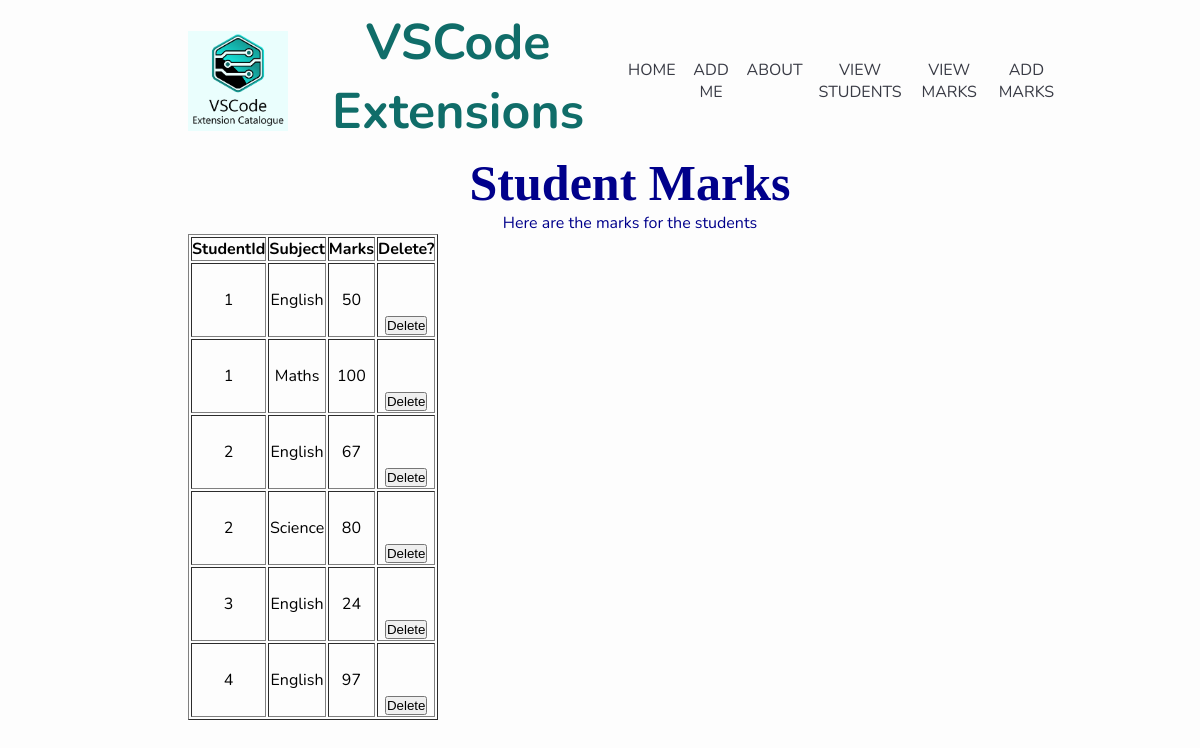
The app's page /marks.html with its own data.
### tables this page shows
CREATE TABLE "StudentMarks"(id INTEGER NOT NULL PRIMARY KEY AUTOINCREMENT, studentId TEXT NOT NULL, subject TEXT NOT NULL, mark TEXT NOT NULL);

### main.py (the view)
@app.route("/marks.html", methods=["POST", "GET"])
def studentMarks():
    if request.method == "POST":
        id = request.form["id"]
        dbHandler.deleteStudentMark(id)
    return render_template(
        "/marks.html", studentMarksList=dbHandler.listStudentMarks()
    )  # noqa: E501

### database_manager.py (called while the page is built)
def listStudentMarks():
    con = sql.connect("database/data_source.db")
    cur = con.cursor()
    data = cur.execute("SELECT * FROM StudentMarks").fetchall()
    con.close()
    return data

### templates/marks.html (shortened to what this page needs)
<!DOCTYPE html>
<html lang="en">
  <head>
  </head>
  <body>
    {% extends 'layout.html' %} {% block content %}
    <h1 style="font-family: Georgia, 'Times New Roman', Times, serif">
      Student Marks
    </h1>
    <p>Here are the marks for the students</p>
    <table border="1">
      <thead>
        <tr>
          <th>StudentId</th>
          <th>Subject</th>
          <th>Marks</th>
          <th>Delete?</th>
        </tr>
      </thead>
      <tbody>
        {% for person in studentMarksList %}
        <tr>
          <td>{{person[1]}}</td>
          <td>{{person[2]}}</td>
          <td>{{person[3]}}</td>
          <td>
            <form action="/marks.html" method="post">
              <button type="submit">Delete</button>
            </form>
          </td>
        </tr>
        {% endfor %}
      </tbody>
    </table>
    {% endblock %}

### static/css/style.css (style rules this page uses)
* { margin: 0; padding: 0; box-sizing: border-box; }
body { background: #fdfdfd; font-family: "Nunito", sans-serif; font-size: 1rem; }
form { margin-top:50px }

### templates/marks.html (style rules this page uses)
body { font-family: Georgia, "Times New Roman", Times, serif; font-size: 20px; background-color: antiquewhite; padding-left: 60px; }
h1 { color: darkblue; font-size: 50px; }
p { color: darkblue; }

### records on screen
StudentMarks: studentId "1", subject "English", mark "50"
StudentMarks: studentId "1", subject "Maths", mark "100"
StudentMarks: studentId "2", subject "English", mark "67"
StudentMarks: studentId "2", subject "Science", mark "80"
StudentMarks: studentId "3", subject "English", mark "24"
StudentMarks: studentId "4", subject "English", mark "97"
